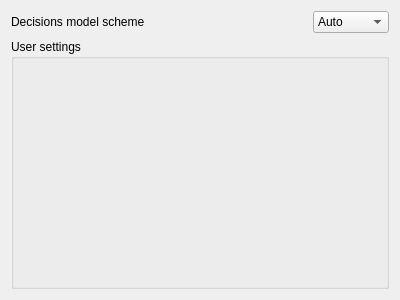
<?xml version="1.0" encoding="UTF-8"?>
<ui version="4.0">
 <class>DecisionModelSelectorWidget</class>
 <widget class="QWidget" name="DecisionModelSelectorWidget">
  <property name="geometry">
   <rect>
    <x>0</x>
    <y>0</y>
    <width>400</width>
    <height>300</height>
   </rect>
  </property>
  <layout class="QGridLayout" name="gridLayout">
   <item row="0" column="0">
    <widget class="QLabel" name="label_4">
     <property name="text">
      <string>Decisions model scheme</string>
     </property>
    </widget>
   </item>
   <item row="0" column="2">
    <spacer name="horizontalSpacer_3">
     <property name="orientation">
      <enum>Qt::Horizontal</enum>
     </property>
     <property name="sizeHint" stdset="0">
      <size>
       <width>132</width>
       <height>21</height>
      </size>
     </property>
    </spacer>
   </item>
   <item row="1" column="0" colspan="4">
    <widget class="QGroupBox" name="groupBox">
     <property name="title">
      <string>User settings</string>
     </property>
    </widget>
   </item>
   <item row="0" column="3">
    <widget class="QComboBox" name="decisionsModelComboBox">
     <item>
      <property name="text">
       <string>Auto</string>
      </property>
     </item>
     <item>
      <property name="text">
       <string>Redland</string>
      </property>
     </item>
     <item>
      <property name="text">
       <string>Virtuoso</string>
      </property>
     </item>
     <item>
      <property name="text">
       <string>User</string>
      </property>
     </item>
    </widget>
   </item>
  </layout>
 </widget>
 <resources/>
 <connections/>
</ui>
